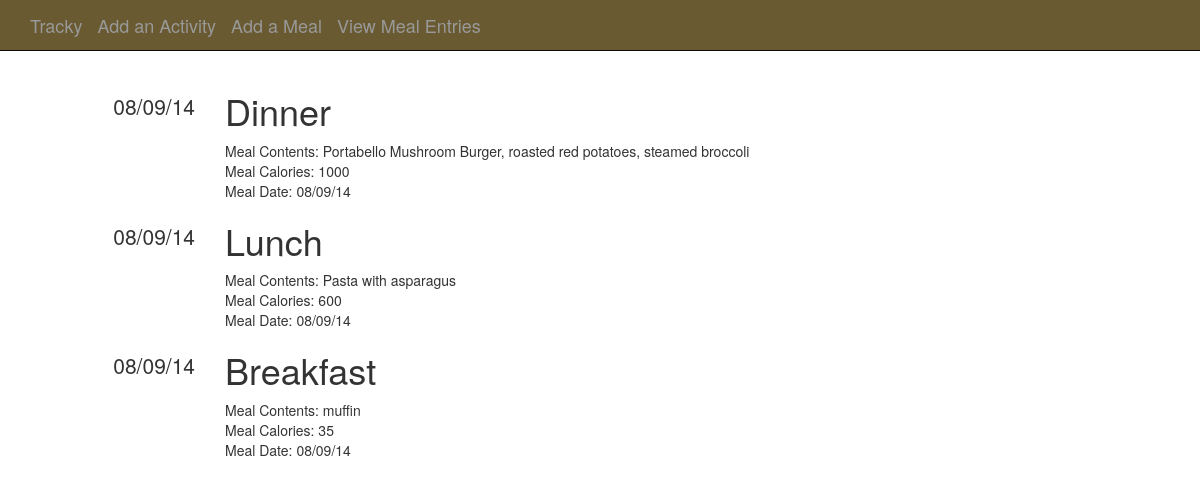
Page /meals on the committed database.
### tracky/models.py (models this page shows)
class Meal(Base):
    __tablename__ = 'meal'
    meal_id = Column(Integer, Sequence('meal_id_sequence'), primary_key=True)
    meal = Column(String(1024))
    contents = Column(String(1024))
    calories = Column(Integer)
    entry_date = Column(DateTime, default=datetime.datetime.now)

### tracky/views.py (the view)
@app.route("/meals")
def meals():
    meals = session.query(Meal)
    meals = meals.order_by(Meal.entry_date.desc()).limit(5)
    meals = meals.all()
    return render_template("meals.html",
                           meals=meals
    )

### tracky/filters.py (called while the page is built)
@app.template_filter()
def dateformat(date, format):
    if not date:
        return None
    return date.strftime(format)

### tracky/templates/meals.html
{% extends "base.html" %}
{% import "macros.html" as macros %}
{% block content %}
{% for meal in meals %}
{{ macros.render_meal(meal) }}
{% endfor %}
{% endblock %}

### tracky/templates/base.html (shortened to what this page needs)
<!DOCTYPE html>
<html lang="en">
    <head>
        <link rel="stylesheet" href="{{ url_for('static', filename='css/main.css') }}">
         <link rel="stylesheet" href="{{ url_for('static', filename='css/base.css') }}">
    </head>
    <body>
        <div class="navbar navbar-inverse navbar-static-top" role="navigation">
            <div class="container">
                <div class="navbar-header">
                    <a class="navbar-brand" href="{{ url_for('entries') }}">Tracky</a>
                    <a class="navbar-brand" href="{{ url_for('add_activity') }}">Add an Activity</a>
                    <a class="navbar-brand" href="{{ url_for('add_meal') }}">Add a Meal</a>
                    <a class="navbar-brand" href="{{ url_for('meals') }}">View Meal Entries</a>
                </div>
                <div class="collapse navbar-collapse">
                </div>
            </div>
        </div>
        <div class="container">
            {% block content %}{% endblock %}
        </div>
    </body>
</html>

### tracky/templates/macros.html (shortened to what this page needs)
{% macro render_meal(meal) %}
<div class="row">
    <div class="col-md-2 text-right metadata">
        <ul class="list-unstyled">
            <li>
                {{ meal.entry_date | dateformat('%d/%m/%y') }}
            </li>
        </ul>
    </div>
    <div class="col-md-10">
        <h1>
             {{ meal.meal }}
        </h1>
                Meal Contents: {{ meal.contents }} <br>
                Meal Calories: {{ meal.calories }} <br>
                Meal Date: {{ meal.entry_date | dateformat('%d/%m/%y') }}
    </div>
</div>
{% endmacro %}

### tracky/static/css/main.css (style rules this page uses)
div.metadata { margin-top: 20px; font-size: 1.5em; }
div.navbar { text-align: center; }

### rows in the picture
Meal: entry_date "08/09/14", meal "Dinner", contents "Portabello Mushroom Burger, roasted red potatoes, steamed broccoli", calories "1000"
Meal: entry_date "08/09/14", meal "Lunch", contents "Pasta with asparagus", calories "600"
Meal: entry_date "08/09/14", meal "Breakfast", contents "muffin", calories "35"
